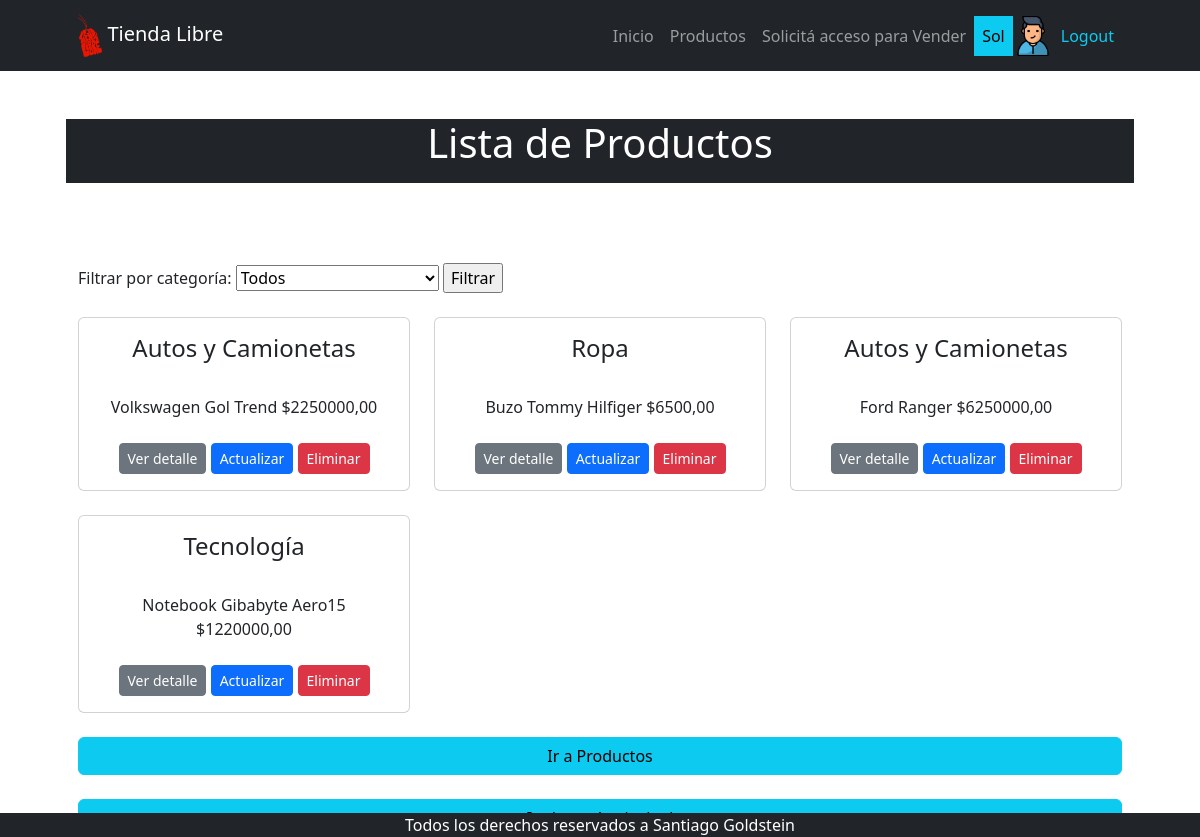
Screenshot of /producto/producto/list/ (signed in) with the database file from the repository.
### apps/venta/models.py (models this page shows, shortened)
class Vendedor(models.Model):
    usuario = models.OneToOneField(
        User, on_delete=models.CASCADE, related_name="vendedor")
    celular = models.CharField(max_length=50)
    avatar = models.ImageField(upload_to="avatares", blank=True, null=True,)

### apps/producto/models.py (models this page shows, shortened)
class Producto(models.Model):
    categoria = models.ForeignKey(
        ProductoCategoria, on_delete=models.SET_NULL, blank=True, null=True)
    nombre = models.CharField(max_length=100)
    unidad_de_medida = models.CharField(max_length=100)
    cantidad = models.FloatField()
    precio = models.DecimalField(max_digits=10, decimal_places=2)
    descripcion = models.CharField(max_length=250, null=True, blank=True)
    fecha_actualizacion = models.DateTimeField(
        default=timezone.now, editable=False, verbose_name="fecha de actualización")

class ProductoCategoria(models.Model):
    nombre = models.CharField(max_length=200, unique=True)
    descripcion = models.CharField(
        max_length=250, null=True, blank=True, verbose_name="descripción")
    def __str__(self):
        return self.nombre
    class Meta:
        verbose_name = "categoría de productos"
        verbose_name_plural = "categorías de productos"

### apps/producto/views.py (the view)
# urls.py: path("producto/list/", views.ProductoList.as_view(),
class ProductoList(ListView):
    model = Producto
    template_name = 'producto_list.html'
    context_object_name = 'productos'
    def get_context_data(self, **kwargs):
        context = super().get_context_data(**kwargs)
        context['categorias'] = ProductoCategoria.objects.all()
        return context
    def get_queryset(self):
        queryset = super().get_queryset()
        categoria_id = self.request.GET.get('categoria')
        if categoria_id:
            categoria = ProductoCategoria.objects.get(id=categoria_id)
            queryset = queryset.filter(categoria=categoria)
        return queryset

### apps/producto/templates/producto/producto_list.html (shortened to what this page needs)
{% extends 'producto/index.html' %}
{% block INDEX_TITULO %}
    Lista de Productos
{% endblock INDEX_TITULO %}
{% block INDEX_CONTENIDO %}
    <div class="py-lg-4 ">
        <form action="{% url 'producto:producto_list' %}" method="get">
            <label for="categoria">Filtrar por categoría:</label>
            <select name="categoria" id="categoria">
                <option value="">Todos</option>
            </select>
            <input type="submit" value="Filtrar">
        </form>
    </div>
    {% if productos %}
    <div class="row">
        {% for producto in productos %}
            <div class="col-md-4">
                <div class="card mb-4">
                    <div class="card-body text-center ">
                        <h3 class="fs-4 text-center ">{{ producto.categoria }} </h3>
                        <br>
                        <div class="text-center ">
                        {{ producto.nombre }} ${{ producto.precio }}
                        </div>
                        <br>
                        <a href="{% url 'producto:producto_detail' producto.id %}" class="btn btn-secondary btn-sm">
                            Ver detalle</a>
                        {% if perms.producto.add_producto %}
                            <a href="{% url 'producto:producto_update' producto.id %}" class="btn btn-primary btn-sm">
                                Actualizar</a>
                            <a href="{% url 'producto:producto_delete' producto.id %}" class="btn btn-danger btn-sm">
                                Eliminar</a>
                        {% endif %}
                    </div>
                </div>
            </div>
        {% endfor %}
    </div>
    {% else %}
        <p class="fs-4 fst-italic">No hay registros ingresados</p>
    {% endif %}
    <div class="d-grid gap-3">
        <a href="{% url 'producto:home' %}" class="btn btn-info">Ir a Productos</a>
    </div>
    <br>
    {% include 'Home/index_back.html' %}
{% endblock INDEX_CONTENIDO %}

### apps/Home/templates/Home/navbar.html (shortened to what this page needs)
{% load static %}
<nav class="navbar navbar-expand-lg navbar-dark bg-dark">
    <div class="container px-5">
        <a class="navbar-brand" href="{% url 'Home:home' %}">
            <img src="{% static 'Home/assets/logo.png' %}" alt="Logo" style="height: 45px;">
            Tienda Libre
        </a>
        <div class="collapse navbar-collapse" id="navbarSupportedContent">
            <ul class="navbar-nav ms-auto mb-2 mb-lg-0">
                <li class="nav-item"><a class="nav-link {% if  request.path == "/" %} active {% endif %}" aria-current="page" href="{% url 'Home:home' %}">Inicio</a></li>
                {% if user.is_authenticated %}
                    <li class="nav-item"><a class="nav-link {% if  request.path == "/producto/" %} active {% endif %}" href="{% url 'producto:home' %}">Productos</a></li>
                    <li class="nav-item"><a class="nav-link {% if  request.path == "/vender/" %} active {% endif %}" href="https://wa.me/+5491139556151" target="_blank">Solicitá acceso para Vender</a></li>
                    <li class="nav-item"><a class="nav-link text-bg-info {% if  request.path == "/" %} active {% endif %}" href="#!">{{ user.username }}</a></li>
                    {% if user.vendedor.avatar.url %}
                        <li class="nav-item"><img src="{{ user.vendedor.avatar.url }}" alt="avatar" class="" style="height: 40px;"></li>
                        {% else %}
                        <li class="nav-item"><img src="{% static 'venta/avatar.png' %}" alt="avatar" class="" style="height: 40px;"></li>
                    {% endif %}
                    <li class="nav-item"><a class="nav-link text-info {% if  request.path == "/logout/" %} active {% endif %}" href="{% url 'Home:logout' %}">Logout</a></li>
                {% endif %}
            </ul>
        </div>
    </div>
</nav>

### rows the page displays
Producto: categoria "Autos y Camionetas", nombre "Volkswagen Gol Trend", precio "2250000,00"
Producto: categoria "Ropa", nombre "Buzo Tommy Hilfiger", precio "6500,00"
Producto: categoria "Autos y Camionetas", nombre "Ford Ranger", precio "6250000,00"
Producto: categoria "Tecnología", nombre "Notebook Gibabyte Aero15", precio "1220000,00"

### other values shown
{{ user.username }} "Sol"
